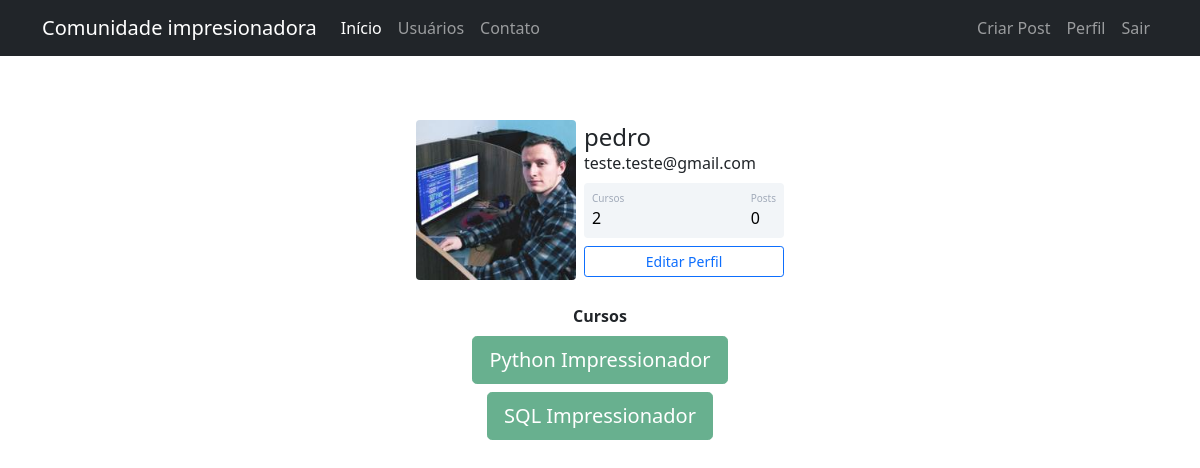
Screenshot of /perfil (signed in) with the database file from the repository.
### comunidadeimpressionadora/models.py (models this page shows)
class Usuario(database.Model, UserMixin):
    id = database.Column(database.Integer, primary_key=True)
    username = database.Column(database.String, nullable=False)
    email = database.Column(database.String, nullable=False, unique=True)
    senha = database.Column(database.String, nullable=False)
    foto_perfil = database.Column(database.String, default='default.jpg')
    posts = database.relationship('Post', backref='autor', lazy=True)
    cursos = database.Column(database.String, nullable=False, default='Não Informado')

### comunidadeimpressionadora/routes.py (the view)
@app.route("/perfil")
@login_required
def perfil():
    foto_perfil = url_for("static", filename=f"fotos_perfil/{current_user.foto_perfil}")
    return render_template('perfil.html',foto_perfil=foto_perfil)

### comunidadeimpressionadora/models.py (called while the page is built)
@login_manager.user_loader
def load_usuario(id_usuario):
    return Usuario.query.get(int(id_usuario))

### comunidadeimpressionadora/templates/perfil.html (shortened to what this page needs)
{% extends 'base.html' %}
{% block body %}
    <div class="container mt-5 d-flex justify-content-center">
        <div class="card p-3">
            <div class="d-flex align-items-center">
                <div class="image pe-2">
                    <img src="{{ foto_perfil }}" class="rounded" width="160" >
                </div>
            <div class="ml-3 w-100">
            <h4 class="mb-0 mt-0">{{ current_user.username }}</h4>
            <span>{{ current_user.email }}</span>
            <div class="p-2 mt-2 bg-primary d-flex justify-content-between rounded text-white stats">
                {% if current_user.cursos == 'Não Informado' %}
                    <div class="d-flex flex-column">
                        <span class="articles">Cursos</span>
                        <span class="number1">0</span>
                    </div>
                {% else %}
                    <div class="d-flex flex-column">
                        <span class="articles">Cursos</span>
                        <span class="number1">{{ current_user.cursos.count(';') + 1 }}</span>
                    </div>
                {% endif %}
                <div class="d-flex flex-column">
                    <span class="followers">Posts</span>
                    <span class="number2">0</span>
                </div>
            </div>
            <div class="button mt-2 d-flex flex-row align-items-center">
                <a class="w-100" href="{{ url_for('editar_perfil') }}">
                    <button class="btn btn-sm btn-outline-primary w-100">Editar Perfil</button>
                </a>
            </div>
            </div>
            </div>
        </div>
    </div>
<div class="row justify-content-center">
    <div class="col col-4 mt-2" style="text-align: center;">
        <strong> Cursos </strong><br>
        {% for curso in current_user.cursos.split(';') %}
            <button type="button" class="btn btn-lg btn-success mt-2" disabled>{{ curso }}</button>
        {% endfor %}
    </div>
</div>
{% endblock %}

### comunidadeimpressionadora/static/main.css (style rules this page uses)
.card { width: 400px; border: none; border-radius: 10px; background-color: #fff; }
.stats { background: #f2f5f8 !important; color: #000 !important; }
.articles { font-size:10px; color: #a1aab9; }
.number1 { font-weight:500; }
.followers { font-size:10px; color: #a1aab9; }
.number2 { font-weight:500; }

### rows the page displays
Usuario: username "pedro", email "teste.teste@gmail.com", cursos "2"

### other values shown
{{ curso }} "Python Impressionador" "SQL Impressionador"
